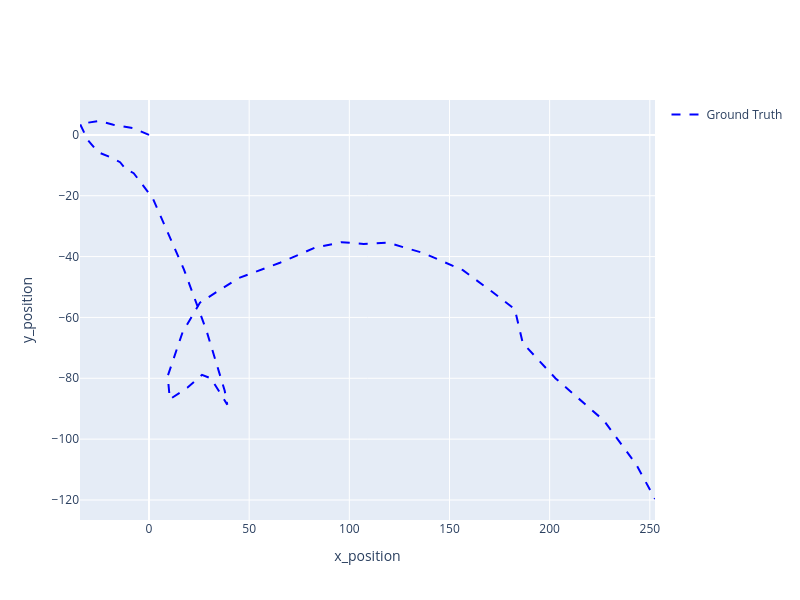

The notebook cell saved with this chart:
### Code cell
# The simulated ground truth path can be plotted using the in-built plotting classes in Stone Soup.
# 
# Before we plot our groundtruth, we will outline a colours dictionary to ensure consistency across plots
colors_dict={}
colors_dict['truth']='blue'
colors_dict['track']='#00CC96'
colors_dict['culled_track']='#FFA15A'
colors_dict['RTS_track']='#B6E880'
colors_dict['CK_track']='#AB63FA'
#
# In addition to the ground truth, Stone Soup plotting tools allow measurements and predicted tracks (see later) to be plotted and synced together consistently.
# 
# An animated plotter that uses Plotly graph objects can be accessed via the `AnimatedPlotterly` class from Stone Soup.
# 
# Note that the animated plotter requires a list of timesteps as an input, and that `tail_length`
# is set to 0.3. This means that each data point will be on display for 30% of the total
# simulation time. The mapping argument is [0, 2] because those are the x and y position indices from our state vector.
# 
# If a static plotter is preferred, the `Plotterly` class can be used instead

# from stonesoup.plotter import AnimatedPlotterly
# plotter = AnimatedPlotterly(timesteps, tail_length=1.0, width=800, height=600)

from stonesoup.plotter import Plotterly, Dimension
# We first plot the generated position components of the generated groundtruth.
x_pos_plotter= Plotterly(autosize=False, width=800,height=600, axis_labels=['x_position', 'y_position'])
x_pos_plotter.plot_ground_truths(truth, [0,2],line=dict(color=colors_dict['truth']))
x_pos_plotter.fig

### Figure 1 — Plotly figure (JSON) as saved in the notebook; plotly's stock layout.template omitted (floating-point values rounded to 4 significant figures)
{"data": [{"legendgroup": "Ground Truth", "legendrank": 100, "line": {"color": "blue", "dash": "dash"}, "mode": "lines", "name": "Ground Truth", "showlegend": true, "text": ["GroundTruthState<br>[[0]\n [1]\n [0]\n [1]]<br>2025-03-04 11:30:29", "GroundTruthState<br>[[-2.30419745]\n [-5.84760842]\n [ 0.6991504 ]\n [ 2.537487  ]]<br>2025-03-04 11:30:30", "GroundTruthState<br>[[-7.66601679]\n [-5.70574346]\n [ 2.19051091]\n [ 1.77747814]]<br>2025-03-04 11:30:31", "GroundTruthState<br>[[-13.162837  ]\n [ -5.65109917]\n [  2.79898105]\n [ -0.35947115]]<br>2025-03-04 11:30:32", "GroundTruthState<br>[[-17.7838805 ]\n [ -4.53818728]\n [  3.32944883]\n [  0.29269278]]<br>2025-03-04 11:30:33", "GroundTruthState<br>[[-25.0283455 ]\n [-10.89599934]\n [  4.56360952]\n [  2.34506157]]<br>2025-03-04 11:30:34", "GroundTruthState<br>[[-34.44229878]\n [ -4.86210918]\n [  3.6096617 ]\n [ -5.43560658]]<br>2025-03-04 11:30:35", "GroundTruthState<br>[[-30.57317154]\n [  6.2378031 ]\n [ -1.65585717]\n [ -6.74969959]]<br>2025-03-04 11:30:36", "GroundTruthState<br>[[-25.4976094 ]\n [  6.03543138]\n [ -5.64721273]\n [ -2.8115182 ]]<br>2025-03-04 11:30:37", "GroundTruthState<br>[[-19.4733401 ]\n [  5.56736661]\n [ -7.27372978]\n [ -0.63863368]]<br>2025-03-04 11:30:38", "GroundTruthState<br>[[-14.43356744]\n [  5.03866102]\n [ -8.97778867]\n [ -5.30612512]]<br>2025-03-04 11:30:39", "GroundTruthState<br>[[-11.53390094]\n [  2.76708548]\n [-11.28803015]\n [ -0.09780792]]<br>2025-03-04 11:30:40", "GroundTruthState<br>[[ -7.63622067]\n [  7.13433569]\n [-12.60142511]\n [ -2.67934512]]<br>2025-03-04 11:30:41", "GroundTruthState<br>[[  1.83183945]\n [ 17.47282807]\n [-20.7695639 ]\n [-24.81829313]]<br>2025-03-04 11:30:42", "GroundTruthState<br>[[ 17.41579162]\n [ 14.2470118 ]\n [-44.18053429]\n [-21.9123913 ]]<br>2025-03-04 11:30:43", "GroundTruthState<br>[[ 28.76823499]\n [ 10.37254019]\n [-64.48803568]\n [-20.18242483]]<br>2025-03-04 11:30:44", "GroundTruthState<br>[[ 37.79357151]\n [  6.14364659]\n [-84.11059973]\n [-19.36396255]]<br>2025-03-04 11:30:45", "GroundTruthState<br>[[ 39.07424055]\n [ -5.09069854]\n [-88.66259152]\n [  4.85624186]]<br>2025-03-04 11:30:46", "GroundTruthState<br>[[ 35.27024878]\n [ -3.87272972]\n [-84.3873499 ]\n [  5.74085337]]<br>2025-03-04 11:30:47", "GroundTruthState<br>[[ 30.98897228]\n [ -4.74956972]\n [-80.03988515]\n [  1.99190864]]<br>2025-03-04 11:30:48", "GroundTruthState<br>[[ 26.45978071]\n [ -4.65859373]\n [-78.85846516]\n [ -0.20761973]]<br>2025-03-04 11:30:49", "GroundTruthState<br>[[ 19.10850648]\n [-11.32706893]\n [-83.12036204]\n [ -5.49270646]]<br>2025-03-04 11:30:50", "GroundTruthState<br>[[ 10.39356196]\n [ -5.66249441]\n [-86.88935566]\n [  2.82369601]]<br>2025-03-04 11:30:51", "GroundTruthState<br>[[  9.34483146]\n [  6.8667648 ]\n [-79.26211636]\n [ 17.11528642]]<br>2025-03-04 11:30:52", "GroundTruthState<br>[[ 16.76747133]\n [  8.33004234]\n [-64.87126932]\n [ 10.83696415]]<br>2025-03-04 11:30:53", "GroundTruthState<br>[[ 25.44350456]\n [ 12.83595379]\n [-55.12920103]\n [  9.96589573]]<br>2025-03-04 11:30:54", "GroundTruthState<br>[[ 44.51374931]\n [ 20.76876578]\n [-47.13326869]\n [  6.17131286]]<br>2025-03-04 11:30:55", "GroundTruthState<br>[[ 65.37661419]\n [ 17.92894768]\n [-42.03724846]\n [  5.90137926]]<br>2025-03-04 11:30:56", "GroundTruthState<br>[[ 82.87797458]\n [ 15.35524839]\n [-37.0689767 ]\n [  4.95725681]]<br>2025-03-04 11:30:57", "GroundTruthState<br>[[ 96.15401344]\n [ 11.68211564]\n [-35.25624508]\n [ -1.72483612]]<br>2025-03-04 11:30:58", "GroundTruthState<br>[[107.1469018 ]\n [ 11.11159028]\n [-35.8366556 ]\n [  1.17706513]]<br>2025-03-04 11:30:59", "GroundTruthState<br>[[ 1.19018329e+02]\n [ 9.51723713e+00]\n [-3.53868999e+01]\n [ 3.53968411e-02]]<br>2025-03-04 11:31:00", "GroundTruthState<br>[[136.83783697]\n [ 22.0962651 ]\n [-38.80698898]\n [ -4.74516546]]<br>2025-03-04 11:31:01", "GroundTruthState<br>[[156.68953465]\n [ 16.63842733]\n [-44.45514549]\n [ -7.55660971]]<br>2025-03-04 11:31:02", "GroundTruthState<br>[[171.77544659]\n [ 13.30619367]\n [-51.8145159 ]\n [ -6.90186413]]<br>2025-03-04 11:31:03", "GroundTruthState<br>[[182.60643451]\n [  2.17828159]\n [-57.2921769 ]\n [ -9.82804315]]<br>2025-03-04 11:31:04", "GroundTruthState<br>[[186.56491052]\n [  5.22694411]\n [-68.42410954]\n [ -9.74720358]]<br>2025-03-04 11:31:05", "GroundTruthState<br>[[202.97682388]\n [ 21.86820034]\n [-80.05504904]\n [-14.65467377]]<br>2025-03-04 11:31:06", "GroundTruthState<br>[[227.00631938]\n [ 23.16372181]\n [-93.86389056]\n [-15.86721033]]<br>2025-03-04 11:31:07", "GroundTruthState<br>[[ 243.23452415]\n [  11.5794846 ]\n [-108.35821472]\n [ -13.19929217]]<br>2025-03-04 11:31:08", "GroundTruthState<br>[[ 252.58792156]\n [   6.44086638]\n [-119.67864675]\n [  -9.7558575 ]]<br>2025-03-04 11:31:09"], "type": "scatter", "x": [0, -2.304, -7.666, -13.16, -17.78, -25.03, -34.44, -30.57, -25.5, -19.47, -14.43, -11.53, -7.636, 1.832, 17.42, 28.77, 37.79, 39.07, 35.27, 30.99, 26.46, 19.11, 10.39, 9.345, 16.77, 25.44, 44.51, 65.38, 82.88, 96.15, 107.1, 119.0, 136.8, 156.7, 171.8, 182.6, 186.6, 203.0, 227.0, 243.2, 252.6], "y": [0, 0.6992, 2.191, 2.799, 3.329, 4.564, 3.61, -1.656, -5.647, -7.274, -8.978, -11.29, -12.6, -20.77, -44.18, -64.49, -84.11, -88.66, -84.39, -80.04, -78.86, -83.12, -86.89, -79.26, -64.87, -55.13, -47.13, -42.04, -37.07, -35.26, -35.84, -35.39, -38.81, -44.46, -51.81, -57.29, -68.42, -80.06, -93.86, -108.4, -119.7]}], "layout": {"autosize": false, "colorway": ["#636EFA", "#EF553B", "#00CC96", "#AB63FA", "#FFA15A", "#19D3F3", "#FF6692", "#B6E880", "#FF97FF", "#FECB52"], "height": 600, "width": 800, "xaxis": {"title": {"text": "x_position"}}, "yaxis": {"title": {"text": "y_position"}}}}
